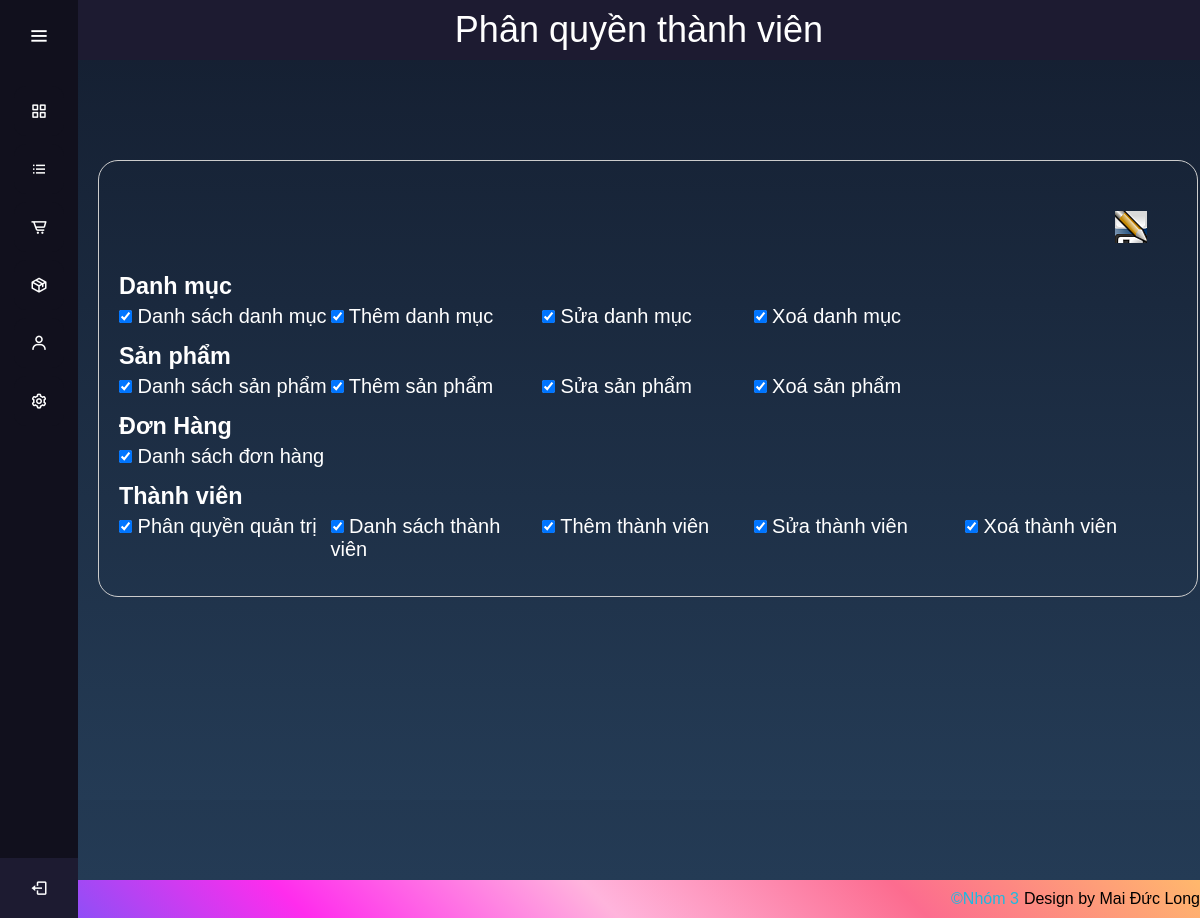
The app's page /webbangiay/assets/admin/member_privilege.php?id=3 (signed in) with its own data.
### tables this page shows
CREATE TABLE `privilege_group` (
  `id` int(11) NOT NULL,
  `name` varchar(100) NOT NULL,
  `position` int(11) NOT NULL,
  `created_time` int(11) NOT NULL,
  `last_updated` int(11) NOT NULL
);

CREATE TABLE `privilege` (
  `id` int(11) NOT NULL,
  `group_id` int(11) NOT NULL,
  `name` varchar(100) NOT NULL,
  `url_match` varchar(255) NOT NULL,
  `created_time` int(11) NOT NULL,
  `last_updated` int(11) NOT NULL
);

### webbangiay/assets/admin/member_privilege.php (the view, shortened to what this page needs)
<?php
include 'header.php';
if (!empty($_SESSION['current_user'])) {
?>
    <section class="home-section">
        <div class="member_privilege">
            <h1>Phân quyền thành viên</h1>
            <div id="privilege-box">
                <?php
                if (
                    !empty($_GET['action']) && $_GET['action'] == "save"
                ) {
                    $data = $_POST;
                    $insertString = "";
                    $deleteOldPrivileges = mysqli_query($con, "DELETE FROM `user_privilege` WHERE `user_id` = " . $data['user_id']);
                    foreach ($data['privileges'] as $insertPrivilege) {
                        $insertString .= !empty($insertString) ? "," : "";
                        $insertString .= "(NULL, " . $data['user_id'] . ", " . $insertPrivilege . ", '1595430953', '1595430953')";
                    }
                    $insertPrivilege = mysqli_query($con, "INSERT INTO `user_privilege` (`id`, `user_id`, `privilege_id`, `created_time`, `last_updated`) VALUES " . $insertString);
                    if (!$insertPrivilege) {
                        $error = "Phân quyền không thành công. Xin thử lại";
                    }
                ?>
                    <?php if (!empty($error)) { ?>
                        echo $error;
                    <?php } else { ?>
                        <div class="privilege-box">
                        Phân quyền thành công. <a href="member_listing.php">Quay lại danh sách thành viên</a>
                    </div>
                    <?php } ?>
                <?php } else { ?>
                    <?php
                    $privileges = mysqli_query($con, "SELECT * FROM `privilege`");
                    $privileges = mysqli_fetch_all($privileges, MYSQLI_ASSOC);
                    $privilegeGroup = mysqli_query($con, "SELECT * FROM `privilege_group` ORDER BY `privilege_group`.`position` ASC");
                    $privilegeGroup = mysqli_fetch_all($privilegeGroup, MYSQLI_ASSOC);
                    $currentPrivileges = mysqli_query($con, "SELECT * FROM `user_privilege` WHERE `user_id` = " . $_GET['id']);
                    $currentPrivileges = mysqli_fetch_all($currentPrivileges, MYSQLI_ASSOC);
                    $currentPrivilegeList = array();
                    if (!empty($currentPrivileges)) {
                        foreach ($currentPrivileges as $currentPrivilege) {
                            $currentPrivilegeList[] = $currentPrivilege['privilege_id'];
                        }
                    }
                    ?>
                    <form id="editing-form-member-privilege" method="POST" action="?action=save" enctype="multipart/form-data">
                        <input type="submit" title="Lưu thành viên" value="" />
                        <?php foreach ($privilegeGroup as $group) { ?>
                            <div class="privilege-group">
                                <h3 class="group-name"><?= $group['name'] ?></h3>
                                <ul>
                                    <?php foreach ($privileges as $privilege) { ?>
                                        <?php if ($privilege['group_id'] == $group['id']) { ?>
                                            <li>
                                                <input type="checkbox" <?php if (in_array($privilege['id'], $currentPrivilegeList)) { ?> checked="" <?php } ?> value="<?= $privilege['id'] ?>" id="privilege_<?= $privilege['id'] ?>" name="privileges[]" />
                                                <label for="privilege_<?= $privilege['id'] ?>"><?= $privilege['name'] ?></label>
                                            </li>
                                        <?php } ?>
                                    <?php } ?>
                                </ul>
                            </div>
                        <?php } ?>
                    </form>
                <?php } ?>
            </div>
        </div>
    </section>
<?php
}
include './footer.php';
?>

### webbangiay/assets/resources/css/style_admin.css (style rules this page uses)
* { margin: 0; padding: 0; box-sizing: border-box; font-family: "Poppins", sans-serif; }
.home-section { top: 0; left: 78px; z-index: 2; min-height: 110vh; position: relative; width: calc(100% - 78px); transition: all 0.5s ease; background: linear-gradient(#141e30, #243b55); }
:root { --border-width: calc(var(--diameter-tile) / 60); --diameter-board: min(50vw, 50vh); --diameter-tile: calc(1 / 8 * var(--diameter-board)); --edge-width: calc((min(60vw, 60vh) - var(--diameter-board)) * 0.3); --color-danger: tomato; --color-success: #1d83e0; --color-white: #f0f0f0; --color-black: #222; --color-board-hue: 30; --color-board-sat: 40%; --color-shadow: hsl(var(--color-board-hue), var(--color-board-sat), 50%); --color-shadow-lighter: hsl( var(--color-board-hue), var(--color-board-sat), 55% ); --transition-ease: cubic-bezier(0.25, 1, 0.5, 1); --color-background: var(--color-black); }
body { transition: background-color 250ms ease-in-out; }
.member_privilege { display: flex; height: 100vh; color: #fff; font-size: 20px; flex-direction: column; background: linear-gradient(#141e30, #243b55); }
.member_privilege h1 { width: 100%; height: 60px; color: #fff; font-size: 36px; line-height: 60px; text-align: center; font-weight: normal; margin-bottom: 100px; background: #1d1b31; }
#editing-form-member-privilege input[type="submit"] { border: 0; width: 32px; height: 32px; margin: 30px; float: right; cursor: pointer; background-size: 32px 32px; background: url("../images/save.png") center center no-repeat; }
#privilege-box { width: 98%; padding: 20px; margin-left: 20px; border-radius: 20px; border: 1px solid #ccc; }
.privilege-group { margin-bottom: 15px; }
.group-name { margin: 0; padding-bottom: 5px; }
.privilege-group ul { margin: 0; padding: 0; display: block; }
.privilege-group ul li { width: 20%; float: left; list-style: none; }

### records on screen
privilege_group: name "Danh mục"
privilege: id "☑", name "Danh sách danh mục"
privilege: id "☑", name "Thêm danh mục"
privilege: id "☑", name "Sửa danh mục"
privilege: id "☑", name "Xoá danh mục"
privilege_group: name "Sản phẩm"
privilege: id "☑", name "Danh sách sản phẩm"
privilege: id "☑", name "Thêm sản phẩm"
privilege: id "☑", name "Sửa sản phẩm"
privilege: id "☑", name "Xoá sản phẩm"
privilege_group: name "Đơn Hàng"
privilege: id "☑", name "Danh sách đơn hàng"
privilege_group: name "Thành viên"
privilege: id "☑", name "Phân quyền quản trị"
privilege: id "☑", name "Danh sách thành viên"
privilege: id "☑", name "Thêm thành viên"
privilege: id "☑", name "Sửa thành viên"
privilege: id "☑", name "Xoá thành viên"
